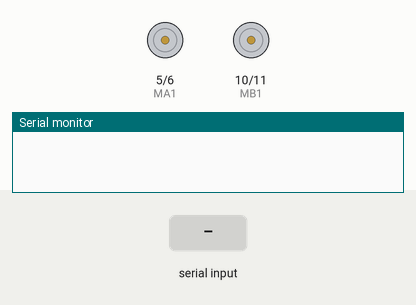
This sketch was run on a simulated Arduino Nano, built with avr-gcc and run on an emulated ATmega328P. On the bench: motor-driver pin pairs drawn as motors (green arrow = first pin HIGH = forward, orange = second pin HIGH = backward, longer = more drive), the last lines printed to the serial monitor. Inputs (shaded band) come from the test bench.

Above: at 1.2 s.
1.3 s: "F" received over Serial
At 1.9 s:
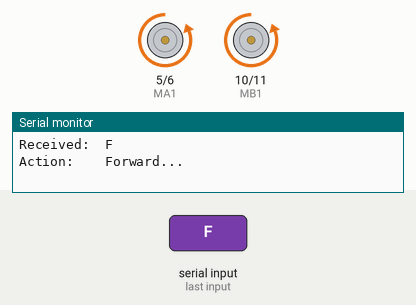
2.8 s: "B" received over Serial
At 3.1 s:
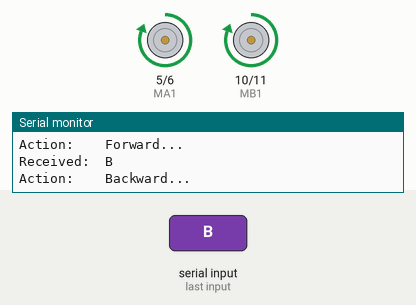
4.3 s: "R" received over Serial
At 5.4 s:
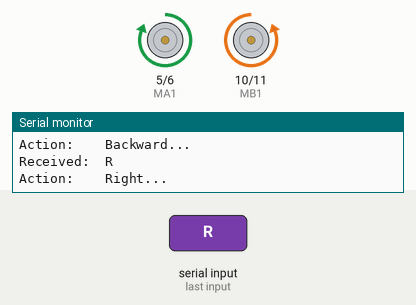
5.8 s: "L" received over Serial
At 6.6 s:
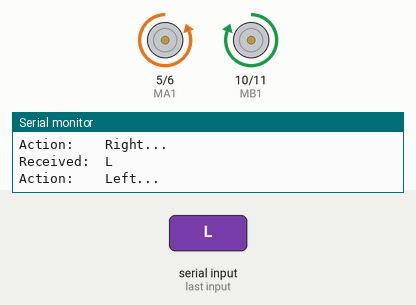
Timing chart, 0 to 8.8 s (numbered marks = the images above; inputs shaded):
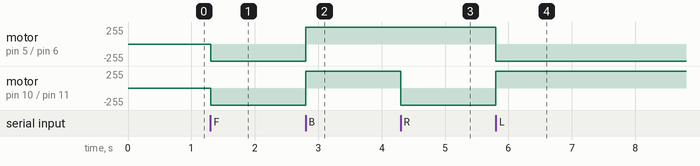

The sketch:

AcidBot_beta.ino
```cpp
// (licence header left out)
#include <Arduino.h> //Now a PlatformIO project :)

// Motor pinout set (!= from gamma project)
#define MA1  5  // motor A-
#define MA2  6  // motor A+
#define MB1  10 // motor B-
#define MB2  11 // motor B+

int comm;

void motorControlConfig(void) { // Motor pinout config
    pinMode(MA1, OUTPUT);
    pinMode(MA2, OUTPUT);
    pinMode(MB1, OUTPUT);
    pinMode(MB2, OUTPUT);
}

void forward(void) {    // move forward
    digitalWrite(MA1, LOW);
    digitalWrite(MA2, HIGH);
    digitalWrite(MB1, LOW);
    digitalWrite(MB2, HIGH);
}

void backward(void) {    // move backward
    digitalWrite(MA1, HIGH);
    digitalWrite(MA2, LOW);
    digitalWrite(MB1, HIGH);
    digitalWrite(MB2, LOW);
}

void right(void) {       // turn right
    digitalWrite(MA1, HIGH);
    digitalWrite(MA2, LOW);
    digitalWrite(MB1, LOW);
    digitalWrite(MB2, HIGH);
}

void left(void) {        // turn left
    digitalWrite(MA1, LOW);
    digitalWrite(MA2, HIGH);
    digitalWrite(MB1, HIGH);
    digitalWrite(MB2, LOW);
}

void stop_(void) {       // stop
    digitalWrite(MA1, LOW);
    digitalWrite(MA2, LOW);
    digitalWrite(MB1, LOW);
    digitalWrite(MB2, LOW);
}

void setup() {
    Serial.begin(9600);     // Serial monitor (bluetooth compatible)
    motorControlConfig();   // Init motors
    stop_();
}

void loop() {
    comm = Serial.read();
    if (comm != -1) {
        Serial.print("\nReceived:\t");
        Serial.print(char(comm));
        Serial.print("\nAction:\t\t");
    }
    switch (comm) {
        case 'F':
            Serial.print("Forward...");
            forward();
            break;
        case 'B':
            Serial.print("Backward...");
            backward();
            break;
        case 'R':
            Serial.print("Right...");
            right();
            break;
        case 'L':
            Serial.print("Left...");
            left();
            break;
        case 'S':
            Serial.print("Stop!");
            stop_();
            break;
        case 'W': // Front lights
        case 'w':
        case 'U': // Back lights
        case 'u':
        case 'V': // Horn
        case 'v':
        case 'X': // Other
        case 'x':
            Serial.println("Not implemented in this robot.");
            break;
    }
}
```

Measured:
- after the input at 1.3 s, motor on pin 5 (MA1) / pin 6 (MA2), motor on pin 10 (MB1) / pin 11 (MB2): stopped → backward 255/255 at once
- after the input at 2.8 s, motor on pin 5 (MA1) / pin 6 (MA2), motor on pin 10 (MB1) / pin 11 (MB2): backward 255/255 → forward 255/255 at once
- after the input at 4.3 s, motor on pin 10 (MB1) / pin 11 (MB2): forward 255/255 → backward 255/255 at once
- after the input at 5.8 s, motor on pin 5 (MA1) / pin 6 (MA2): forward 255/255 → backward 255/255 at once; motor on pin 10 (MB1) / pin 11 (MB2): backward 255/255 → forward 255/255 at once
